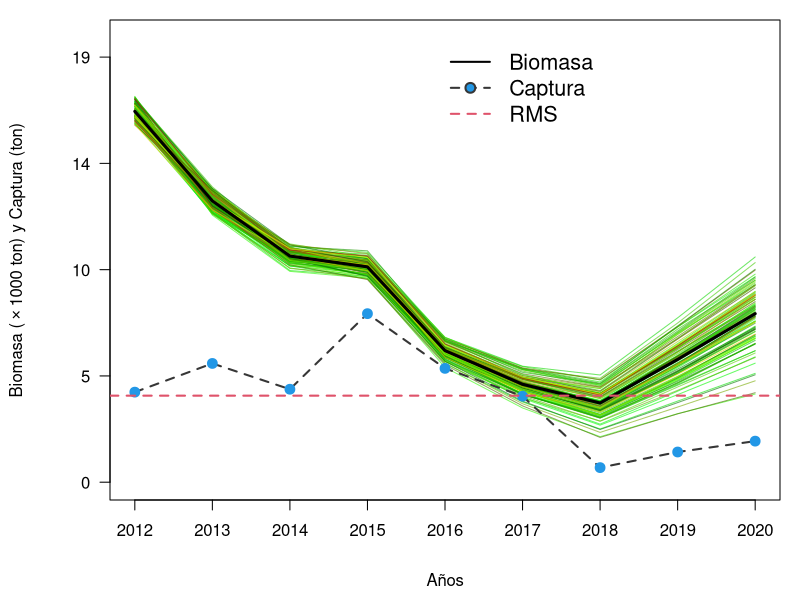
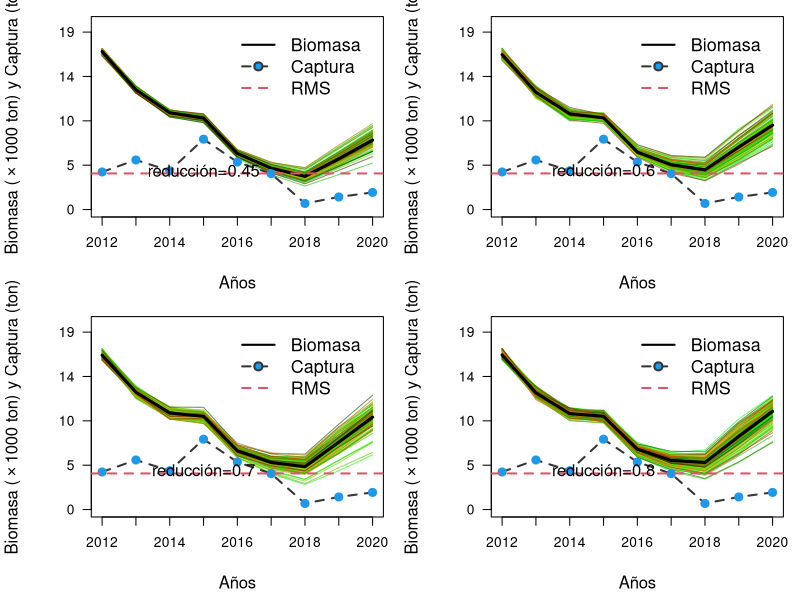
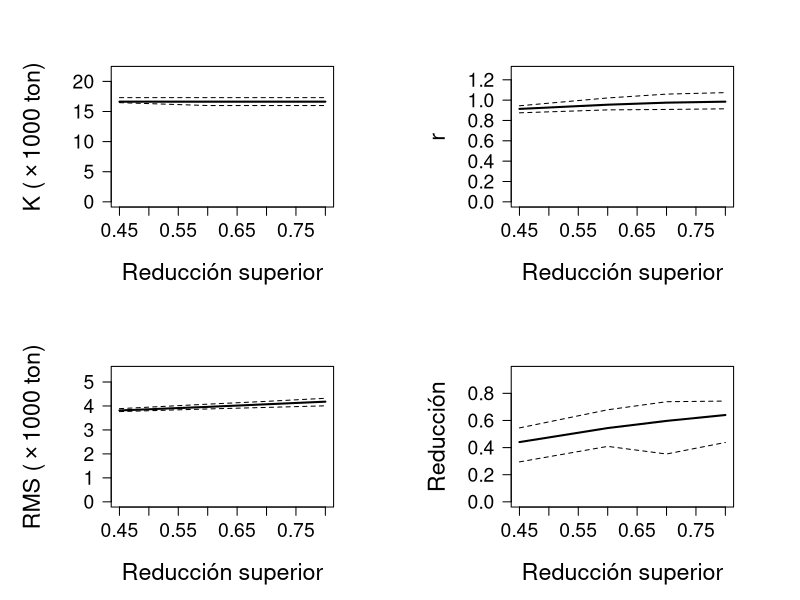
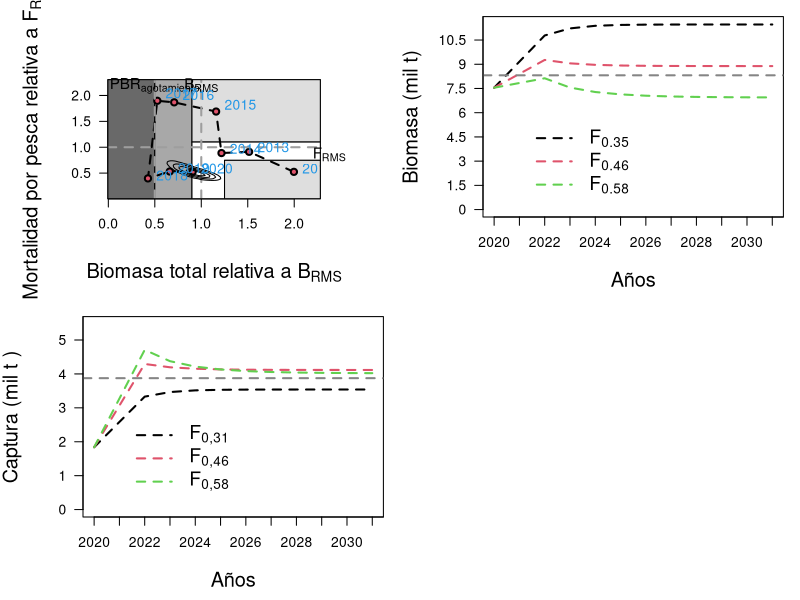

The R script that drew these images, in order:
## ---- chunk 1

library(knitr) # para generar reporte Rmarkdown
library(stringr)
library(reshape) 
library(dplyr) 
library(ggplot2)
library(ggthemes) # para ggplot
library(patchwork) # para unir gráficos de ggplot
library(strucchange) # libreria utilizada para análisis de quiebres

getwd()

##################################################################################################
# model
##################################################################################################
BDM=function(K,dep,b,C,r){  ### biomass dynamics model
 B=err.B=rep(NA,length(C))   
 B[1]=b*K;b1=B[1]
 for(i in 2:length(B)){
  B[i]=max(min(B[i-1]+r*B[i-1]*(1-B[i-1]/K)-C[i-1],K),0)
#  err.B[i]=ifelse(!is.na(U[i-1]&U[i]) & B[i]>0,(B[i-1]/B[i]-U[i-1]/U[i]^2,NA)
 }
 if(all(B>C) & all(B<=K)){
  abs(B[length(B)]-dep*K)
# if(any(U>0)){((B[length(B)]-dep*K)/K)^2 +sum(err.B,na.rm=T)} else ((B[length(B)]-dep*K)/K)^2
 } else {10^5}
}

## ---- chunk 2
##################################################################################################
# simulation 
##################################################################################################
sim1=function(k25=k25,k75=k75,r25=r25,r75=r75,yr=yr,C=C,nsim=nsim,msy=NULL){ 
 Bend.keep=K.keep=r.keep=dep.keep=d.keep=vector()
 nyr=length(yr)
 B=F2Fmsy=B2Bmsy=matrix(NA,nyr,nsim) 
 K=r=vector()
 plot(0,0,type="n",xlim=c(min(yr),max(yr)),ylim=c(-1,round(k75,0)*1.15),
 xlab="", ylab="",yaxt="n",xaxt="n")
 for(j in 1:nsim){ 
   K[1]=runif(1,k25,k75)
   r[1]=runif(1,r25,r75)  
   B[1,j]=K[1]
   for(i in 2:(nyr)){ 
     r[i]=runif(1,r25,r75) 
     K[i]=runif(1,k25,k75) 
     B[i,j]=B[i-1,j]+r[i]*B[i-1,j]*(1-B[i-1,j]/K[i])-C[i-1]
     F2Fmsy[i,j]=(C[i]/B[i,j])/(r[i]/2)
     B2Bmsy[i,j]=B[i,j]/(K[i]/2) 
   }
   cols<-rgb(runif(1,0,j)/nsim,(nsim-runif(1,0,j))/nsim,(1)/(nsim+100),
   alpha=0.6)
   lines(yr,B[,j],col=cols) 
   K.keep[j]=mean(K)
   r.keep[j]=mean(r)
   F2Fmsy[,j]=(C/B[,j])/(mean(r)/2)
   B2Bmsy[,j]=B[,j]/(mean(K)/2)   
 }
 Bend.keep=B[nyr,] 
 d.keep=B[nyr,]/mean(K)   
 lines(yr,apply(B,1,median),lty=1,lwd=3)
 lines(yr,C,lwd=2,col="#363636",lty=2)
 points(yr,C,pch=21,col=4,bg=4,cex=1.3)
 y1<-seq(0,round(k75,0)*1.1,le=5);
 x1<-seq(1,length(yr),by=1)
 axis(1,at=yr[x1],labels=yr[x1],las=1,cex.axis=1)
 axis(2,at=y1,labels=format(round(y1/1000,0),3),las=2,cex.axis=1)
 legend(yr[nyr-4],max(y1)*1.05,c("Biomasa","Captura","RMS"),lty=c(1,2,2),
 col=c(1,"#363636",2),pch=c(NA,21,NA),lwd=c(2,2,2),pt.bg=c(NA,4,NA),cex=1.3,bty="n")
 BC<-expression(paste('Biomasa ('%*%'1000 ton) y Captura (ton)',sep="")) 
 mtext(BC,side=2,line=4.0,cex=1)
 mtext("Años",side=1,line=3.5,cex=1)
 if(is.null(msy)){} else {abline(h=msy,lty=2,col=2,lwd=2)}
 msy=K.keep*r.keep/4
 return(list(K.keep,r.keep,msy,Bend.keep,d.keep,B,r,F2Fmsy,B2Bmsy))   
}


## ---- chunk 3

#
#####################################################################
# input catch data and r range for sautral XI stock 
C=c(4033,5318,4163,7547,5097,3853,653,1352,1839)
yr=seq(2012,2020)
r.lci=0.85;
r.uci=1.2
# search through K grids, with specific range for K1 follow 
N1=100
K1=exp(seq(log(max(C)),log(max(C)*50),l=N1))
# genera los valores de la deplecion
dep=round(seq(0.1,0.8,0.05),2)
nd=length(dep)
r1=obj1=matrix(0,N1,nd)  #matriz que almacena los output de las funciones
b=1#Si (C[1]/max(C)<0.5, (0.5+0.9)/2 (0.3+0.6)/2);b=0.5
# ciclo
for(j in 1:nd){
  for(i in 1:N1){
    out=optimize(BDM,K=K1[i],b=b,C=C,dep=dep[j],
    interval=c(r.lci-.05,r.uci+.05))
    r1[i,j]=out$min
    obj1[i,j]=out$obj
  }
}


#
#vLinf=58.95;vk=0.28;Tmax=10;Tmat=NA;T=17
#M=vector()
#M[1]=exp(1.44-0.982*log(Tmax))
#M[2]=1.65/Tmat
#M[3]=exp(1.2-0.17*log(vLinf)+log(vk))
#M[4]=1.82*vk
#M[5]=exp(-0.0152-0.279*log(vLinf)+0.6543*log(vk)+0.463*log(T))
#w=0.87 #para teleost y w=0.41 para chondrithys
#r.mean=2*mean(M,na.rm=T)*w
#r.sd=sd(M,na.rm=T)
#r.backup=r
#r[r > r.mean+2*r.sd | r < r.mean-2*r.sd]=NA

############################# 
r1.backup=r1  ;# r1=r1.backup
r1[obj1 > K1*0.01]=NA
r1[r1 > r.uci | r1 < r.lci]=NA      
#############################
kr=as.data.frame(cbind(K1,r1))  
colnames(kr)=c('k',dep) 
all=cbind(K1,stack(kr[,2:nd+1]))#antes nd+1
colnames(all)=c("k","r","ind")
all$d=as.numeric(as.character(all$ind))
all=all[,c(1,2,4)]
all=all[!is.na(all[,2]),] 
all$msy=all[,1]*all[,2]/4 
# estimate reference points
#cutoff=ifelse(tail(C,1)/max(C)<=0.5,0.5,0.8)
all2     =all[!is.na(all$r) & all$d <= 0.50,]#cutoff,assume upper depeltion=0.4
quan1    =apply(all2,2,quantile)
k25      =quan1[,1][2];k75=quan1[,1][4]
r25      =quan1[,2][2];r75=quan1[,2][4]
msy.media=quan1[,4][3]
all3     =all2[all2$k>k25 & all2$k<k75 & all2$r>r25 & all2$r<r75,]
para     =list(k25=k25,k75=k75,r25=r25,r75=r75)
## ---- chunk 4

##################################################################################################
nsim=100
#GRAFICA LA BIOMASA
par(mar=c(5,5.5,1,1),cex.axis=1.3,cex.lab=1.3)
out1=sim1(k25=k25,k75=k75,r25=r25,r75=r75,C=C,yr=yr,nsim=nsim,msy=msy.media)
## ---- chunk 5
##################################################################################################
#EXTRAE DATOS DE INTERES PARA LA INCERTIDUMBRE
##################################################################################################
F2Fmsy  =as.data.frame(out1[8]);
B2Bmsy  =as.data.frame(out1[9])
quant   =function(x)quantile(x,c(0.2,0.8))

dat.out =data.frame(year=yr,
                    B2Bmsy.med=apply(B2Bmsy,1,median),
                    quan1.B=apply(B2Bmsy,1,quant)[1,],
                    quan3.B=apply(B2Bmsy,1,quant)[2,],
                    F2Fmsy.med=apply(F2Fmsy,1,median),
                    quan1.F=apply(F2Fmsy,1,quant)[1,],
                    quan3.F=apply(F2Fmsy,1,quant)[2,])

BF2msy.end = data.frame(t(rbind(B2Bmsy[length(yr),],F2Fmsy[length(yr),])))
colnames(BF2msy.end)=c("B2Bmsy","F2Fmsy")
#kable(BF2msy.end)
#
out1.backup=out1 #out1=out1.backup
sp=out1[1:5]
sp=as.data.frame(sp)   # summary(sp)
colnames(sp)=c("k","r","msy","Bend","Depletion")
BendD=apply(sp,2,quantile)
###############################################################
#FINAL RESULT
tabla<-cbind(quan1[,c(1,2,4)],BendD[,4:5])
write.csv2(tabla,"tabla1.csv",row.names=FALSE) 
kable(tabla)

Bioma <-apply(out1.backup[[6]],1,quantile)
#note: Bmsy = k/2, Blim = k/4 
B.sim =data.frame(out1[6])
BF    =t(apply(B.sim,1,quantile))
BF    =cbind(BF,C/BF)
BRP   =c(quan1[3,1]/2,quan1[3,2]/2)
fs    =data.frame(cbind(BF[,c(8,3)],yr)) # F y Biomasa media
#GRAFICA BIOMASA V/S CPUE
#plot(yr,BF[,3],type="b",ylab="Biomasa and CPUE")
#par(new=T)
#plot(yr,U,type="b",col=2,axes=F,xlab="",ylab="")
#
## ---- chunk 6
#######################################################
#  sensitivity to assumed upper depletion (if needed) #
#######################################################
med.out=low.out=up.out=matrix(NA,nrow=4,ncol=6)
d.l=c(0.45,0.6,0.7,0.8)  # assumed upper depletion levels
layout(matrix(1:4,ncol=2,byrow=T),widths=c(1,1),heights=c(1,1))
for(i in 1:4){ 
  all2=all[!is.na(all$r) & all$d <= d.l[i],]    
  quan1=apply(all2,2,quantile)
  k25=quan1[,1][2]
  k75=quan1[,1][4]
  r25=quan1[,2][2]
  r75=quan1[,2][4]
  msy.median=quan1[,4][3]
  nsim=100
  ##################################################################################
  #Figura
  par(mar=c(5,5.5,1,1),cex.axis=1.3)
  out1=sim1(k25=k25,k75=k75,r25=r25,r75=r75,C=C,yr=yr,nsim=nsim,msy=msy.media)
  tex=paste("reducción=",d.l[i],sep="")
  text(2015,round(para$k25,0)*0.26,tex,cex=1.2,xpd=T)
  ##################################################################################
  # Tablas
  sp  = out1[1:5]
  sp  = as.data.frame(sp)   # summary(sp)
  colnames(sp)= c('k','r','msy','Bend','D')
  BendD = apply(sp,2,quantile)
  
  med.out[i,] =(c(quan1[3,],BendD[3,4:5]))
  low.out[i,] =(c(quan1[2,],BendD[1,4:5]))
  up.out[i,]  =(c(quan1[4,],BendD[5,4:5]))
  
  med.out[,3] =t(d.l)
  low.out[,3] =t(d.l)
  up.out[,3]  =t(d.l)
  
  colnames(med.out)=c("k","r","d.upper","msy","Bend","D")
  colnames(low.out)=c("k","r","d.upper","msy","Bend","D")
  colnames(up.out)=c("k","r","d.upper","msy","Bend","D")
  
  kable(med.out)
  kable(low.out)
  kable(up.out)
  ##################################################################################
}

## ---- chunk 7

##################################################################################################
# parameters as a function of assumed upper depletion level
##################################################################################################
#name3<-paste(getwd(),"/Figuras/Fig3_Zhou2013_sensitivity.png",sep="")
#png(file=name3,width=900,height=1000)
layout(matrix(1:4,ncol=2,byrow=T),widths=c(1,1),heights=c(1,1))
par(mar=c(5.6,6.7,4,4),cex.axis=1.4) 

plot(med.out[,3],med.out[,1]/1000,ylim=c(0,max(med.out[,1]/1000*1.3)),type='l',lwd=2,xlab='',ylab='',las=1)
lines(low.out[,3],low.out[,1]/1000,lty=2);lines(up.out[,3],up.out[,1]/1000,lty=2)
mtext(expression(paste('K ('%*%'1000 ton)')),side=2,line=3.8,cex=1.4)
mtext("Reducción superior",side=1,line=3.6,cex=1.4)

plot(med.out[,3],med.out[,2],ylim=c(0,max(med.out[,2]*1.3)),type='l',lwd=2,xlab='',ylab='',las=1)
mtext('r',side=2,line=3.8,cex=1.4)
mtext("Reducción superior",side=1,line=3.6,cex=1.4)
lines(low.out[,3],low.out[,2],lty=2);lines(up.out[,3],up.out[,2],lty=2)

plot(med.out[,3],med.out[,4]/1000,ylim=c(0,max(med.out[,4]/1000*1.3)),type='l',lwd=2,xlab='',ylab='',las=1)
lines(low.out[,3],low.out[,4]/1000,lty=2);lines(up.out[,3],up.out[,4]/1000,lty=2)
mtext(expression(paste('RMS ('%*%'1000 ton)')),side=2,line=3.8,cex=1.4)
mtext("Reducción superior",side=1,line=3.6,cex=1.4)

plot(med.out[,3],med.out[,6],ylim=c(0,max(med.out[,6]*1.5)),type='l',lwd=2,xlab='',ylab='',las=1)
lines(low.out[,3],low.out[,6],lty=2);lines(up.out[,3],up.out[,6],lty=2)
mtext("Reducción",side=2,line=3.8,cex=1.4)
mtext("Reducción superior",side=1,line=3.6,cex=1.4)

#dev.off()


## ---- chunk 8
##################################################################################################
# GRAFICA DIAGRAMA DE FASE
##################################################################################################
library(MASS)

K      <- med.out[1,1]
mc.dat <-BF2msy.end
Bmrs   <-tabla[3,1]/2 #BMRS
Fmrs   <-tabla[3,2]/2 #FMRS
Fest   <-C/Bioma[3,] #F anual
Y1     <-Fest/Fmrs;
X1     <-Bioma[3,]/Bmrs
Z1     <-Bioma[3,]/K
#h=rep(0.13,4)
z<-kde2d(mc.dat[,1],mc.dat[,2],n=100,
lims=c(range(c(0,max(X1))),range(c(0,max(Y1)*1.7))))
est<-z$z/max(z$z);z$z<-est
#Bmrs=43590;Fmrs=0.3515;Fest=C/Bioma[3,]
#Y1<-Fest/Fmrs;X1<-Bioma[2,]/Bmrs
#
soli<-cbind(yr,round(Bioma[3,],0),round(Fest,2),round(Z1,2),round(X1,2),round(Y1,2))
colnames(soli)<-c("year","BD","Fest","B_Bo","Brel","Frel")

kable(soli)

kable(rbind(Bmrs,Fmrs))
#library(rJava)                                         ## PROBLEMAS CON ESTO
#library(xlsx)
write.csv2(soli,"tabla2.csv",row.names=FALSE) 
#DEFINE LAS AREAS DE LOS POLIGONOS
cols<-c("#696969","#A8A8A8","#DEDEDE")
ini<-c(-0.09);
xmax<-max(X1)*1.35;
ymax<-max(Y1)*1.22;
xmin<-(0.08)
pol1<-matrix(c(0.9,ini,0.9,1.1,xmax,1.1,xmax,0.75,1.25,0.75,1.25,ini),
ncol=2,byrow=T)
pol2<-matrix(c(1.25,ini,1.25,0.75,xmax,0.75,xmax,ini),ncol=2,byrow=T)
pol3<-matrix(c(xmax,1.1,xmax,ymax,0.9,ymax,0.9,1.1),ncol=2,byrow=T)
pol4<-matrix(c(0.5,ini,0.9,ini,0.9,ymax,0.5,ymax),ncol=2,byrow=T)
pol5<-matrix(c(-0.07,ini,0.5,ini,0.5,ymax,-0.07,ymax),ncol=2,byrow=T)

#name4<-paste(getwd(),"/Figuras/Fig4_Zhou2013_fase.png",sep="")
#png(file=name4,width=1200,height=1000)
par(mar=c(6.1,6.5,4.8,4.8),cex.axis=1,cex.lab=1)
plot(X1,Y1,col=0,xlab="",ylab="",yaxt="n",xlim=c(xmin,max(X1)*1.1),
ylim=c(0.09,max(Y1)*1.17))
axis(2,las=1)
polygon(pol5,col=cols[1],border=1);polygon(pol4,col=cols[2],border=1)
polygon(pol3,col=cols[3],border=1);polygon(pol2,col=cols[3],border=1)
polygon(pol1,col="white",border="black")
#points(mc.dat[,1],mc.dat[,2],pch=21,bg="#B5B5B5",cex=0.9,col=1)
lines(X1,Y1,lty=2,col=1,lwd=2)
lines(X1,Y1,type="p",bg=2,pch=21,cex=1,lwd=2)
abline(v=1,lty=2,col=8,lwd=2);abline(h=1,lty=2,col=8,lwd=2)
abline(v=0.5,lty=2,col=8,lwd=2)
contour(z,drawlabels=FALSE,levels=c(0.1,0.25,0.5,0.75),add=TRUE)
text(0.5,max(Y1)*1.29,expression(PBR[paste("agotamiento")]),cex=1.1,
pos=1,xpd=T)
text(1,max(Y1)*1.29,expression(B[paste("RMS")]),cex=1.1,pos=1,xpd=T)
text(max(X1)*1.19,1.11,expression(F[paste("RMS")]),cex=1.1,pos=1,xpd=T)
mtext(expression(paste("Biomasa total relativa a ",B[paste("RMS")],sep="")),
side=1,line=4.2,cex=1.2)
mtext(expression(paste("Mortalidad por pesca relativa a ",F[paste("RMS")],
sep="")),side=2,line=3.8,cex=1.2)
#a2<-which(yr%in%seq(2015,1994,by=-2)==TRUE)
a2<-c(1,2,3,4,5,6,7,8,9)
text(X1[a2],Y1[a2]*1.06,yr[a2],cex=1,pos=4,col=4)
#text(1.10,0.83,"Plena Explotación",cex=1.6,pos=4,col=1,lwd=2)
#text(1.56,0.31,"Sub Explotación",cex=1.6,pos=4,col=1,lwd=2)
#text(1.33,1.51,"Sobrepesca",cex=1.6,pos=4,col=1,lwd=2)
#text(0.58,0.67,"Sobre",cex=1.6,pos=4,col=1,lwd=2)
#text(0.52,0.51,"Explotación",cex=1.6,pos=4,col=1,lwd=2)
#text(0.68,1.18,"Sobre-explotación y Sobrepesca",cex=1.6,pos=4,lwd=2,srt=90)
#text(0.23,1.18,"Colapso y/o Agotamiento",cex=1.6,pos=4,lwd=2,srt=90)
box()
#dev.off()


## ---- chunk 9

##################################################################################################
#CALCULO DE LA CBA  PARA SARDINA AUSTRAL XI
##################################################################################################
mata <-out1.backup[1:5];
mm   <-length(mata)
mato <-vector()

for(p in 1:mm){
  mato <-cbind(mato,mata[[p]])}
  mate <-as.data.frame(mato)
  colnames(mate)<-c("k","r","msy","Bend","Depletion")

yy      <-length(yr)
prob    <-c(0.6666667,1.00,1.25) # pnderadores de Frms
ss      <-dim(sp)
yrs_pro <-seq(yr[yy],yr[yy]+11,by=1) # años de proyección
yyp     <-length(yrs_pro)

BT=CT=array(NA,c(length(prob),ss[1],length(yrs_pro)))

BT[,,1] <-Bioma[3,yy]
CT[,,1] <-C[yy]
Fi      <-Fmrs*prob

# y = Frms ponderados
# n = número de simulaciones
# m = años de proyección

for(y in 1:length(Fi)){ 
 for(n in 1:ss[1]){
  ki=sp$k[n] # parámetro K simulado
  ri=sp$r[n] # parámetro r simulado
  for(m in 1:(yyp-1)){ # PROYECCIÓN
   if(m==1){ 
     CT[y,,1]=C[yy]} # igual a la captura del último año
    else {
      CT[y,n,m]=BT[y,n,m]*Fi[y]} # captura proyectada
      BT[y,n,m+1]=BT[y,n,m]+ri*BT[y,n,m]*(1-BT[y,n,m]/ki)-CT[y,n,m] # biomasa total proyectada
   if(m==(yyp-1)){
     CT[y,n,m+1]=BT[y,n,m+1]*Fi[y]}
  }
 }
}


## ---- chunk 10

##################################################################################################
# GRAFICA LA CBA 2 PARA sardina austral
##################################################################################################
FF   <-formatC(Fi,format="f",digits=2)
BB   <-expression(paste("Biomasa (mil t)",sep=""))
Binf <-tabla[2,1]/2
Bsup <-tabla[4,1]/2
rng1 <-range(BT[,,],na.rm=T)
ax2  <-seq(0,rng1[2]*1.15,by=1500)
cols <-"#858585"
y1   <-length(yrs_pro)
xxxx<-matrix(ncol=3,nrow=11)

par(mar=c(5,5,1,1),cex.axis=1,cex.lab=1)
plot(yrs_pro[-2],seq(0,rng1[2]*1.15,le=(y1-1)),col=0,type="o",xlab="",ylab="",yaxt="n",ylim=c(0,rng1[2]*0.98),xaxp=c(2020,2032,12))

for(x in 1:length(Fi)){
  xxxx[,x]<-apply(BT[x,,],2,quantile)[3,-2]
 lines(yrs_pro[-2],xxxx[,x],col=x,lty=2,lwd=2)
}
abline(h=Bmrs,lty=2,lwd=2,col=cols)
axis(2,at=ax2,labels=ax2/1000,las=1,cex=1)
mtext(BB,side=2,line=3.5,cex=1.2)
mtext("Años",side=1,line=3.4,cex=1.2)
legend(2021,rng1[2]*0.5,c(expression(F[paste("0.35")]),expression(F[paste("0.46")]),
expression(F[paste("0.58")])),lty=c(2,2,2,2,2),lwd=c(2,2,2,2,2),cex=1.4,
col=c(1,2,3),bty="n")

xxxx
## ---- chunk 11

##################################################################################################
# GRAFICA LA CAPTURA
##################################################################################################
CC   <-expression(paste("Captura (mil t )",sep=""))
MRS  <-tabla[3,3] #50%
rng2 <-range(CT[,,],na.rm=T)
ax3  <-seq(0,rng2[2]*1.15,by=1000)

xxxx<-matrix(ncol=3,nrow=11)

par(mar=c(5,5,1,1),cex.axis=1,cex.lab=1)
plot(yrs_pro[-2],seq(0,rng2[2]*1.15,le=11),col=0,type="o",xlab="",ylab="",yaxt="n",ylim=c(0,rng2[2]*0.95),xaxp=c(2020,2032,12))

for(x in 1:length(Fi)){
  xxxx[,x]<-apply(CT[x,,],2,quantile)[3,-2]
 lines(yrs_pro[-2],xxxx[,x],col=x,lty=2,lwd=2)
}
abline(h=MRS,lty=2,lwd=2,col=cols)
axis(2,at=ax3,labels=sprintf("%0.0f",ax3/1000),las=1,cex=1.4)
mtext(CC,side=2,line=3.5,cex=1.2)
mtext("Años",side=1,line=3.4,cex=1.2)
legend(2021,rng2[2]*0.5,c(expression(F[paste("0,31")]),expression(F[paste("0,46")]),
expression(F[paste("0,58")])),lty=c(2,2,2,2,2),lwd=c(2,2,2,2,2),cex=1.4,
col=c(1,2,3),bty="n")


xxxx
## ---- chunk 12
##################################################################################################
# TABLA DE RESULTADOS
##################################################################################################
ct<-matrix(NA,length(Fi),5)
for(i in 1:length(Fi)){
 ct[i,]<-as.numeric(quantile(CT[i,,2],probs=c(.1,.2,.3,.4,.5)))  # CT[i,,2] (el 2 representa 1 año de proyección, 1 es el año actual)
}
colnames(ct)<-c("10%","20%","30%","40%","50%")
rownames(ct)<-formatC(Fi,format="f",digits=2)
cat("\n")
print(ct)

## ---- chunk 13

##################################################################################################
# RANGO CBA PARA PBR Al MRS (2) y EL 2021(2)
##################################################################################################
rango<-quantile(CT[2,,2],prob=c(0.025,0.25,0.50,0.75,0.975))

kable(rango)

#
#FIN
